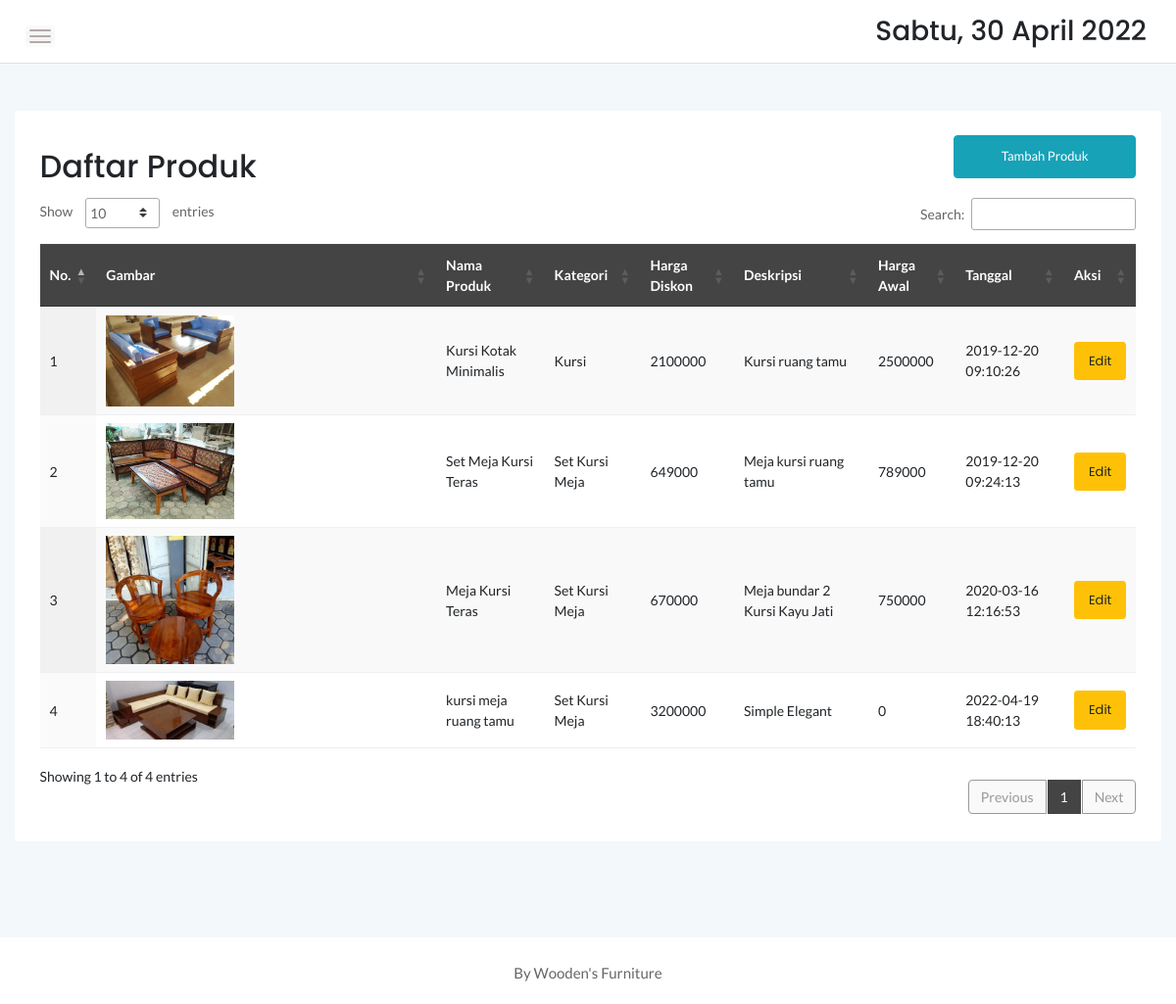
Before: /admin/produk.php with the older database file.
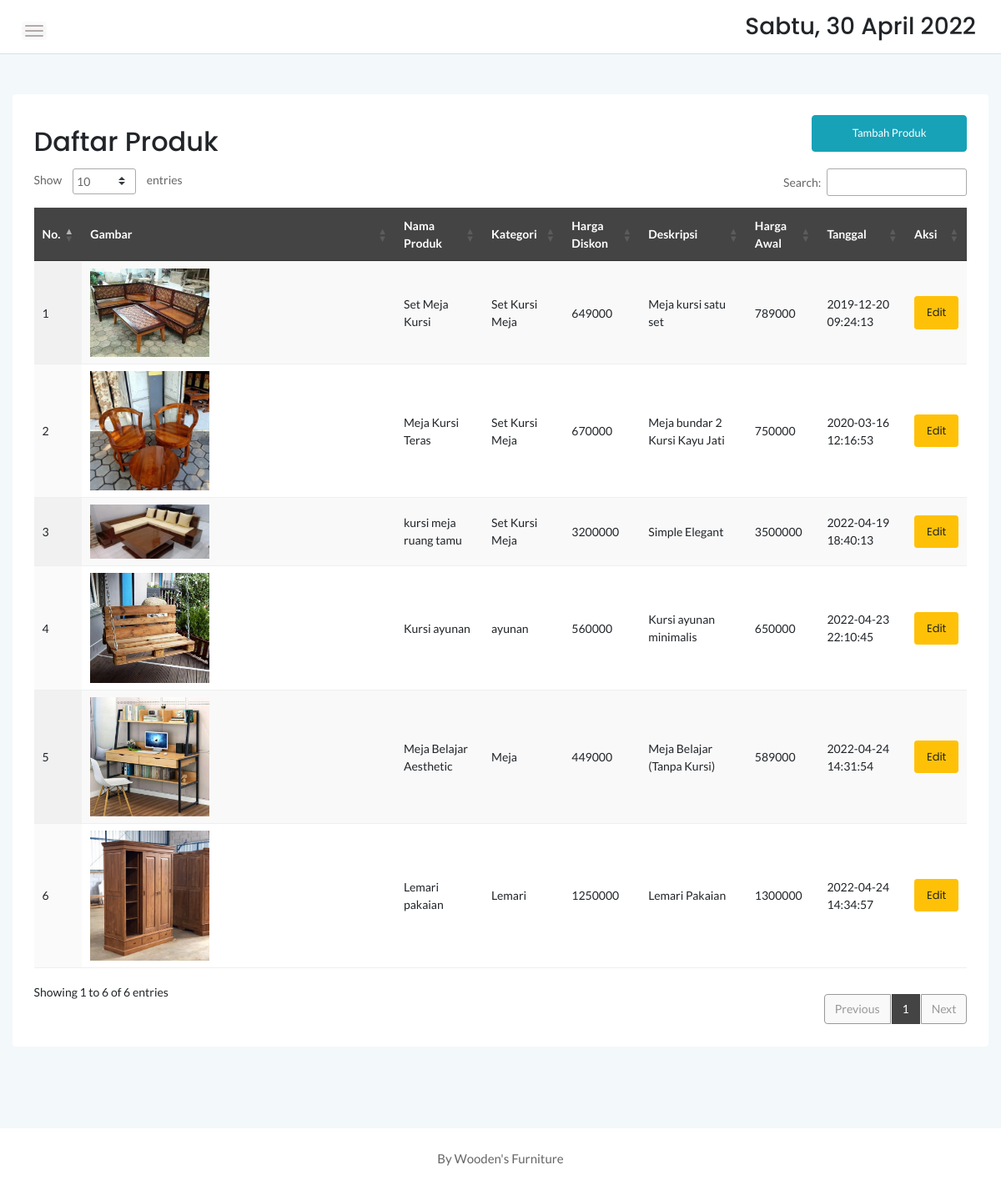
After: the same page with the newer database file.
### tables this page shows
CREATE TABLE `produk` (
  `idproduk` int(11) NOT NULL,
  `idkategori` int(11) NOT NULL,
  `namaproduk` varchar(30) NOT NULL,
  `gambar` varchar(100) NOT NULL,
  `deskripsi` varchar(200) NOT NULL,
  `rate` int(11) NOT NULL,
  `hargabefore` int(11) NOT NULL,
  `hargaafter` int(11) NOT NULL,
  `tgldibuat` timestamp NOT NULL DEFAULT current_timestamp()
);

CREATE TABLE `kategori` (
  `idkategori` int(11) NOT NULL,
  `namakategori` varchar(20) NOT NULL,
  `tgldibuat` timestamp NOT NULL DEFAULT current_timestamp()
);

### admin/produk.php (the view, shortened to what this page needs)
<?php
	include '../dbconnect.php';
	?>
<!doctype html>
<html class="no-js" lang="en">
<head>
    <link rel="stylesheet" href="assets/css/bootstrap.min.css">
    <link rel="stylesheet" href="assets/css/font-awesome.min.css">
    <link rel="stylesheet" href="assets/css/themify-icons.css">
    <link rel="stylesheet" href="assets/css/metisMenu.css">
    <link rel="stylesheet" href="assets/css/owl.carousel.min.css">
    <link rel="stylesheet" href="assets/css/slicknav.min.css">
    <link rel="stylesheet" href="https://www.amcharts.com/lib/3/plugins/export/export.css" type="text/css" media="all" />
	<link rel="stylesheet" type="text/css" href="https://cdn.datatables.net/1.10.20/css/jquery.dataTables.min.css">
    <link rel="stylesheet" type="text/css" href="https://cdn.datatables.net/1.10.20/css/jquery.dataTables.css">
    <link rel="stylesheet" type="text/css" href="https://cdn.datatables.net/1.10.20/css/dataTables.bootstrap4.min.css">
    <link rel="stylesheet" type="text/css" href="https://cdn.datatables.net/responsive/2.2.3/css/responsive.bootstrap.min.css">
    <link rel="stylesheet" type="text/css" href="https://cdn.datatables.net/responsive/2.2.3/css/responsive.jqueryui.min.css">
	<link rel="stylesheet" type="text/css" href="https://cdn.datatables.net/buttons/1.5.2/css/buttons.dataTables.min.css">
	<link rel="stylesheet" href="https://cdn.jsdelivr.net/npm/bootstrap-icons@1.8.1/font/bootstrap-icons.css">
    <link rel="stylesheet" href="assets/css/typography.css">
    <link rel="stylesheet" href="assets/css/default-css.css">
    <link rel="stylesheet" href="assets/css/styles.css">
    <link rel="stylesheet" href="assets/css/responsive.css">
</head>
<body>
    <div class="page-container">
        <div class="main-content">
            <div class="header-area">
                <div class="row align-items-center">
                    <div class="col-md-6 col-sm-8 clearfix">
                        <div class="nav-btn pull-left">
                            <span></span>
                            <span></span>
                            <span></span>
                        </div>
                    </div>
                    <div class="col-md-6 col-sm-4 clearfix">
                        <ul class="notification-area pull-right">
                            <li><h3><div class="date">
						</b></div></h3>
						</li>
                        </ul>
                    </div>
                </div>
            </div>
            <div class="main-content-inner">
                <div class="row mt-5 mb-5">
                    <div class="col-12">
                        <div class="card">
                            <div class="card-body">
                                <div class="d-sm-flex justify-content-between align-items-center">
									<h2>Daftar Produk</h2>
									<button style="margin-bottom:20px" data-toggle="modal" data-target="#myModal" class="btn btn-info col-md-2">Tambah Produk</button>
                                </div>
                                    <div class="data-tables datatable-dark">
										 <table id="dataTable3" class="display" style="width:100%"><thead class="thead-dark">
											<tr>
												<th>No.</th>
												<th>Gambar</th>
												<th>Nama Produk</th>
												<th>Kategori</th>
												<th>Harga Diskon</th>
												<th>Deskripsi</th>
												<th>Harga Awal</th>
												<th>Tanggal</th>
												<th>Aksi</th>
											</tr></thead><tbody>
											<?php
											$brgs=mysqli_query($conn,"SELECT * from kategori k, produk p where k.idkategori=p.idkategori order by idproduk ASC");
											$no=1;
											while($p=mysqli_fetch_array($brgs)){
												?>
												<tr>
													<td><?php echo $no++ ?></td>
													<td><img src="../<?php echo $p['gambar'] ?>" width="40%"\></td>
													<td><?php echo $p['namaproduk'] ?></td>
													<td><?php echo $p['namakategori'] ?></td>
													<td><?php echo $p['hargaafter'] ?></td>
													<td><?php echo $p['deskripsi'] ?></td>
													<td><?php echo $p['hargabefore'] ?></td>
													<td><?php echo $p['tgldibuat'] ?></td>
													<td>
														<center>
														<a href="update-produk.php?idproduk=<?php echo $p['idproduk']; ?>" class="btn btn-sm btn-warning">Edit</a>
														</center>
													</td>
												</tr>
												<?php
											}
											?>
										</tbody>
										</table>
                                    </div>
								 </div>
                            </div>
                        </div>
                    </div>
                </div>
            </div>
        </div>
        <footer>
            <div class="footer-area">
                <p>By Wooden's Furniture</p>
            </div>
        </footer>
</body>
</html>

Changed rows visible on the page:
removed produk: gambar (picture), namaproduk "Kursi Kotak Minimalis", idkategori.namakategori "Kursi", hargaafter "2100000", deskripsi "Kursi ruang tamu", hargabefore "2500000", tgldibuat "2019-12-20 09:10:26"
changed produk: namaproduk "Set Meja Kursi Teras" → "Set Meja Kursi"; deskripsi "Meja kursi ruang tamu" → "Meja kursi satu set"
changed produk "kursi meja ruang tamu": hargabefore "0" → "3500000"
added produk: gambar (picture), namaproduk "Kursi ayunan", idkategori.namakategori "ayunan", hargaafter "560000", deskripsi "Kursi ayunan minimalis", hargabefore "650000", tgldibuat "2022-04-23 22:10:45"
added produk: gambar (picture), namaproduk "Meja Belajar Aesthetic", idkategori.namakategori "Meja", hargaafter "449000", deskripsi "Meja Belajar (Tanpa Kursi)", hargabefore "589000", tgldibuat "2022-04-24 14:31:54"
added produk: gambar (picture), namaproduk "Lemari pakaian", idkategori.namakategori "Lemari", hargaafter "1250000", deskripsi "Lemari Pakaian", hargabefore "1300000", tgldibuat "2022-04-24 14:34:57"
Other visible differences:
text written by a page script: "Show entries Search: Showing 1 to 4 of 4 entries Previous 1 Next" → "Show entries Search: Showing 1 to 6 of 6 entries Previous 1 Next"
